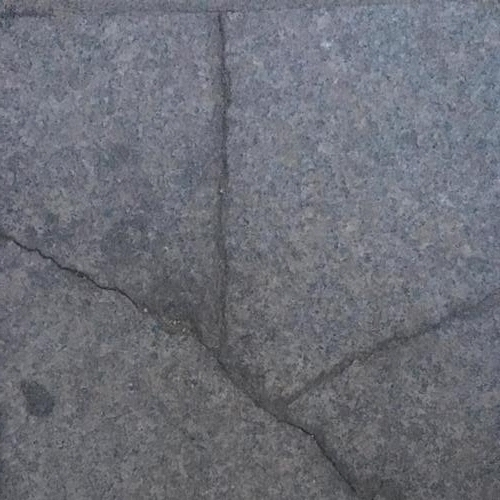
#> input picture img/0148.jpg, 500 x 500 px; its folder holds 4 pictures in this run
$ python rotateImg.py   (older library calls are emulated)
#> lines starting #> are read from the running program, lines starting #| are printed output that depends on the picture; pictures that were not available may be replaced by others from this repository, and a replacement may not be noted
import cv2
from scipy.misc import imsave

fname = 148

oImg = cv2.imread(f'{fname:04d}.jpg')
#> oImg is the input picture: shape (500, 500, 3); mean B, G, R 119.7, 111, 108.7
img = cv2.imread(f'{fname:04d}_gt.jpg', 0)  # 直接读为灰度图像
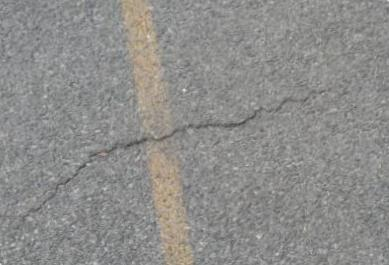
#> input picture img/0000.jpg, 389 x 265 px, given in place of 0148_gt.jpg, which was not available
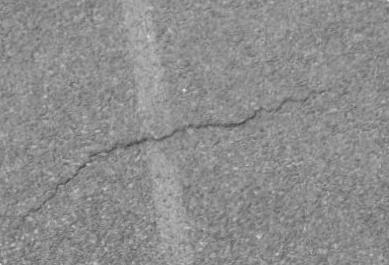
#> img: shape (265, 389); min 61, max 225, mean 141.3
h,w,_=oImg.shape
#> h = 500; w = 500
img=cv2.resize(img,(h,w))
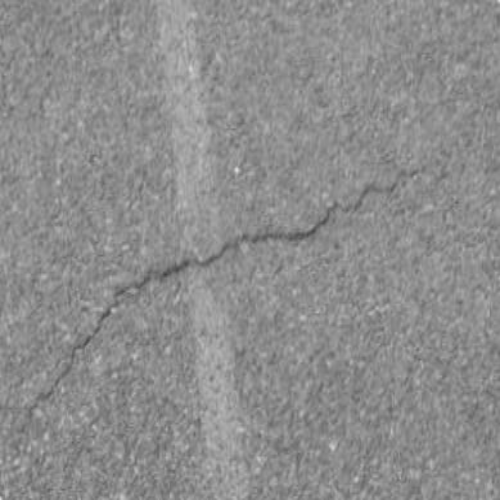
#> img: shape (500, 500); min 63, max 220, mean 141.2
imsave(f'{fname:04d}_gt.jpg',img)
